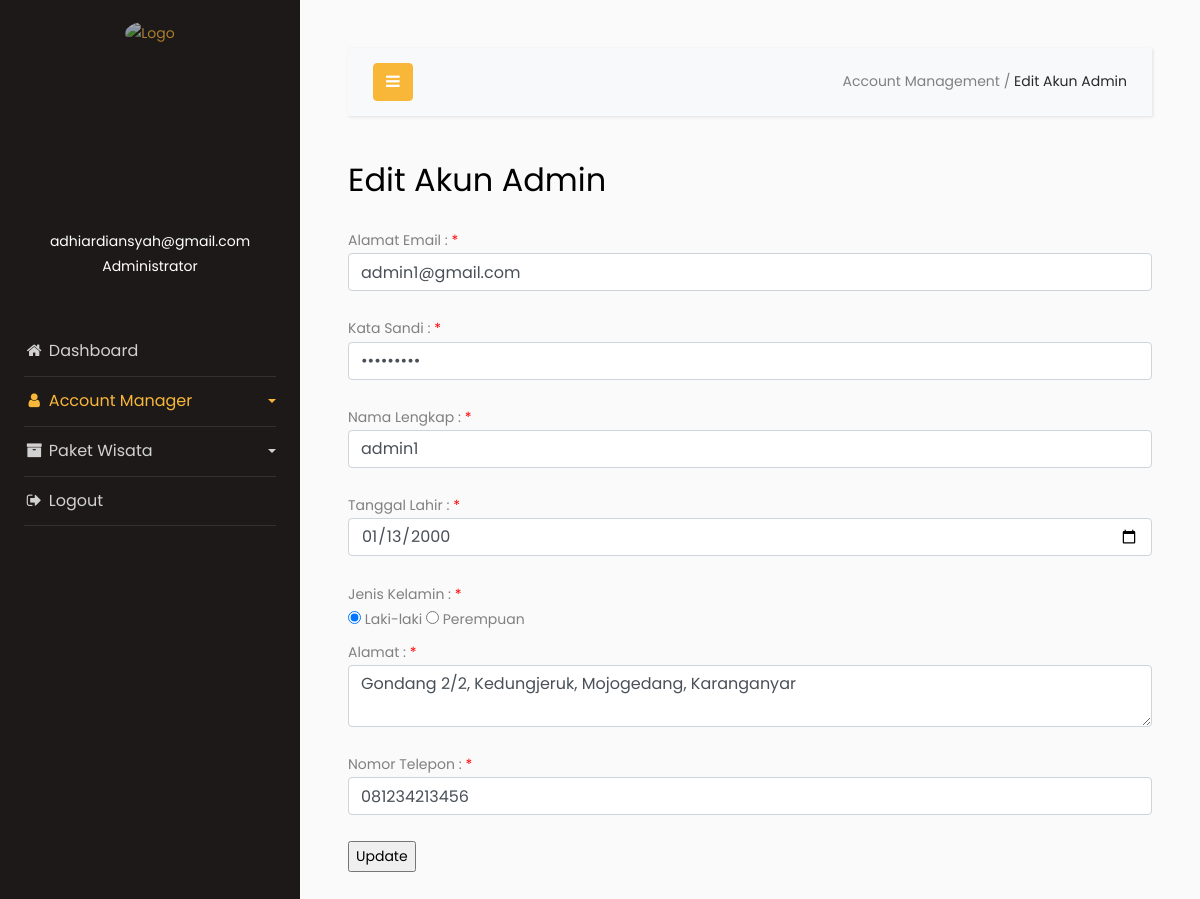
Screenshot of /ayodolan/ayodolan-admin/admin/edit-admin.php?target=admin1@gmail.com (signed in) with the database file from the repository.
### tables this page shows
CREATE TABLE `pendaftaran_admin` (
  `email_admin` varchar(50) NOT NULL,
  `nama_admin` varchar(30) NOT NULL,
  `tglLahir_admin` date NOT NULL,
  `kelamin_admin` varchar(9) NOT NULL,
  `alamat_admin` text NOT NULL,
  `telp_admin` varchar(14) NOT NULL,
  `kataSandi_admin` varchar(15) NOT NULL
);

### ayodolan/ayodolan-admin/admin/edit-admin.php (the view, shortened to what this page needs)
<!doctype html>
<html lang="en">
  <head>
		<link rel="stylesheet" href="https://stackpath.bootstrapcdn.com/font-awesome/4.7.0/css/font-awesome.min.css">
    <link rel="stylesheet" href="css/style.css">
  </head>
  <body>
		<div class="wrapper d-flex align-items-stretch">
			<nav id="sidebar">
        <div class="logo-brand" style="text-align: center; padding-top: 20px;">
            <a href="index.php"><img src="images/branding-logo.png" alt="Logo" style="opacity: .8; width: 85%;"></a>
        </div>
				<div class="p-4 pt-5">
          <div class="user">
            <a href="" class="img logo rounded-circle mb-5" style="background-image: url(images/user-2-icon.png); margin-bottom: 0px !important;"></a>
          </div>
          <div class="user" style="padding-top: 15px;">
            <p align="center">
              <?php echo $_SESSION['username']; ?><br>
              Administrator
            </p>
          </div>
	        <ul class="list-unstyled components mb-5" style="margin-top: 3rem !important;">
	          <li>
	            <a href="index.php"><i class="fa fa-fw fa-home"></i> Dashboard</a>
	          </li>
	          <li class="active">
              <a href="#pageSubmenu" data-toggle="collapse" aria-expanded="false" class="dropdown-toggle">
                <i class="fa fa-fw fa-user"></i> Account Manager
              </a>
	          </li>
	          <li>
              <a href="#homeSubmenu" data-toggle="collapse" aria-expanded="false" class="dropdown-toggle">
                <i class="fa fa-fw fa-archive"></i> Paket Wisata
              </a>
	          </li>
	          <li>
              <a href="logout.php"><i class="fa fa-fw fa-sign-out"></i> Logout</a>
	          </li>
	        </ul>
	      </div>
    	</nav>
      <div id="content" class="p-4 p-md-5">
        <nav class="navbar navbar-expand-lg navbar-light bg-light">
          <div class="container-fluid">
            <button type="button" id="sidebarCollapse" class="btn btn-primary">
              <i class="fa fa-bars"></i>
            </button>
            <div class="collapse navbar-collapse" id="navbarSupportedContent">
              <ul class="nav navbar-nav ml-auto">
              <li class="nav-item active">
                  <a>Account Management / </a>
                  <a style="color: #292929;">Edit Akun Admin</a>
                </li>
              </ul>
            </div>
          </div>
        </nav>
        <h2 class="mb-4">Edit Akun Admin</h2>
        <?php
        require('config.php');
        $target = $_GET['target'];
        $sql = "SELECT * FROM pendaftaran_admin where email_admin = '$target'";
        $result = mysqli_query($conn, $sql);
        $row = mysqli_fetch_array($result);
    ?>
    <form action="update-admin.php" method="POST">
        Alamat Email :
        <span class="error">*</span>
        <input type="text" name="email" class="form-control" placeholder="Alamat Email Anda" value="<?php echo $row['email_admin'];?>">
        <br>
        Kata Sandi :
        <span class="error">*</span>
        <input type="password" name="katasandi" class="form-control" placeholder="Kata Sandi Anda" value="<?php echo $row['kataSandi_admin'];?>">
        <br>
        Nama Lengkap  :
        <span class="error">*</span>
        <input type="text" name="nama" class="form-control" placeholder="Nama Lengkap Anda" value="<?php echo $row['nama_admin'];?>">
        <br>
        Tanggal Lahir   :
        <span class="error">*</span>
        <input type="date" name="tanggallahir" class="form-control" placeholder="Tanggal Lahir Anda" value="<?php echo $row['tglLahir_admin'];?>">
        <br>
        Jenis Kelamin   :
        <span class="error">*</span>
        <br>
        <input type="radio" name="jeniskelamin" value="Laki-laki" <?php if($row['kelamin_admin']=="Laki-laki") { echo 'checked';}?>>
        <label for="lk">Laki-laki</label>
        <input type="radio" name="jeniskelamin" value="Perempuan" <?php if($row['kelamin_admin']=="Perempuan") { echo 'checked';}?>>
        <label for="pr">Perempuan</label>
        <br>
        Alamat :
        <span class="error">*</span>
        <textarea name="alamat" class="form-control" placeholder="Alamat Anda"><?php echo $row['alamat_admin'];?></textarea>
        <br>
        Nomor Telepon :
        <span class="error">*</span>
        <input type="text" name="nohp" class="form-control" placeholder="Nomor Telepon Anda" value="<?php echo $row['telp_admin'];?>">
        <br>
        <input type='submit' value='Update'>
        </form>
      </div>
		</div>
  </body>
</html>

### ayodolan/ayodolan-admin/admin/edit-admin.php (style rules this page uses)
.error { color:red; }

### rows the page displays
pendaftaran_admin: email "admin1@gmail.com", nama "admin1", tanggallahir "01/13/2000", kelamin_admin "☑", alamat "Gondang 2/2, Kedungjeruk, Mojogedang, Karanganyar", nohp "081234213456"

### other values shown
$_SESSION['username'] "adhiardiansyah@gmail.com"
